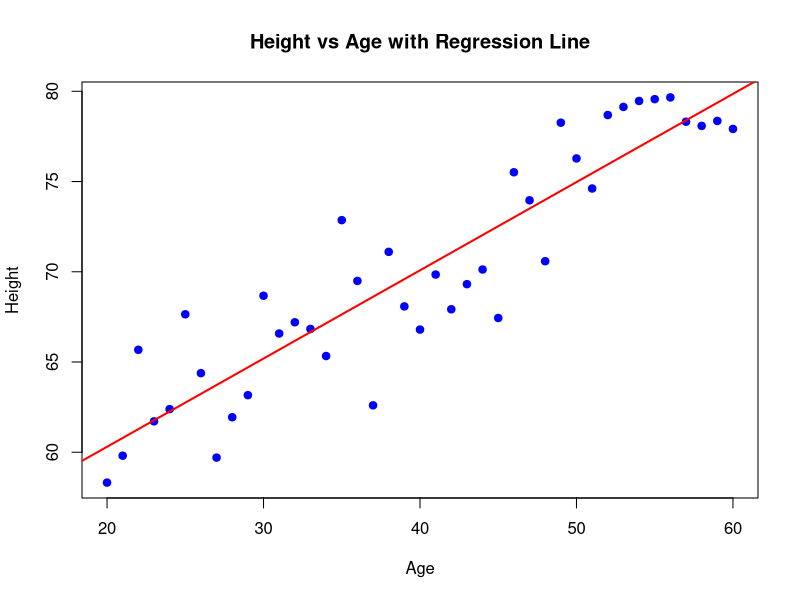

Here is the R script that generated this plot:
set.seed(123)  
age <- 20:60
height <- 50 + 0.5 * age + rnorm(length(age), mean = 0, sd = 3) 
df <- data.frame(age, height)
model <- lm(height ~ age, data = df)
summary(model)
plot(df$age, df$height, main = "Height vs Age with Regression Line",
     xlab = "Age", ylab = "Height", pch = 19, col = "blue")
abline(model, col = "red", lwd = 2)